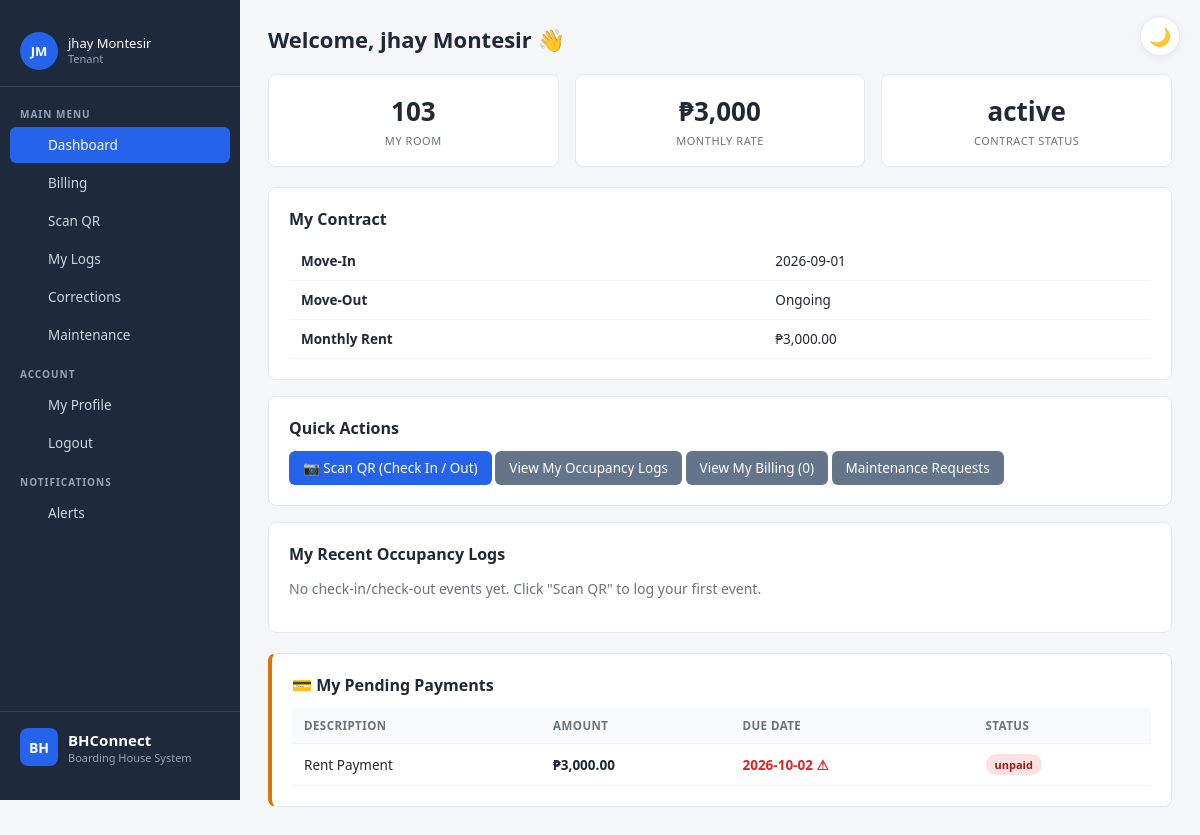
The page /tenant/dashboard.php (signed in) on the database its author committed.
### tables this page shows
CREATE TABLE `tenants` (
  `id` int(11) NOT NULL,
  `full_name` varchar(100) NOT NULL,
  `contact` varchar(30) DEFAULT NULL,
  `email` varchar(100) DEFAULT NULL,
  `emergency_contact` varchar(100) DEFAULT NULL,
  `room_id` int(11) DEFAULT NULL,
  `status` enum('active','archived') DEFAULT 'active',
  `created_at` timestamp NOT NULL DEFAULT current_timestamp()
);

CREATE TABLE `contracts` (
  `id` int(11) NOT NULL,
  `tenant_id` int(11) NOT NULL,
  `room_id` int(11) NOT NULL,
  `move_in` date NOT NULL,
  `move_out` date DEFAULT NULL,
  `rental_rate` decimal(10,2) DEFAULT NULL,
  `deposit` decimal(10,2) DEFAULT NULL,
  `billing_schedule` varchar(50) DEFAULT 'monthly',
  `status` enum('active','ended') DEFAULT 'active'
);

CREATE TABLE `rooms` (
  `id` int(11) NOT NULL,
  `room_number` varchar(20) NOT NULL,
  `room_type` varchar(50) DEFAULT NULL,
  `capacity` int(11) DEFAULT 1,
  `rental_rate` decimal(10,2) DEFAULT 0.00,
  `status` enum('vacant','occupied','reserved','maintenance') DEFAULT 'vacant'
);

CREATE TABLE `payments` (
  `id` int(11) NOT NULL,
  `tenant_id` int(11) NOT NULL,
  `allocation_id` int(11) DEFAULT NULL,
  `amount` decimal(10,2) NOT NULL,
  `payment_type` enum('rent','utility') NOT NULL,
  `payment_date` date NOT NULL,
  `due_date` date DEFAULT NULL,
  `period_label` varchar(50) DEFAULT NULL,
  `status` enum('paid','partial','unpaid') DEFAULT 'unpaid',
  `receipt_no` varchar(30) DEFAULT NULL,
  `notes` text DEFAULT NULL
);

### includes/auth.php (called while the page is built, shortened)
<?php
function currentUser() {
    return [
        'id'        => $_SESSION['user_id']  ?? null,
        'username'  => $_SESSION['username'] ?? null,
        'role'      => $_SESSION['role']     ?? null,
        'tenant_id' => $_SESSION['tenant_id']?? null,
    ];
}
?>

### tenant/dashboard.php (the view, shortened to what this page needs)
<?php
require_once '../includes/auth.php';
$u = currentUser();
$tenantId = (int)$u['tenant_id'];
require_once '../includes/notifications.php';
$pendingPayments = $conn->query("
    SELECT * FROM payments
    WHERE tenant_id = $tenantId
      AND status IN ('unpaid','partial')
    ORDER BY due_date IS NULL, due_date ASC
");
$stmt = $conn->prepare("
  SELECT t.*, r.room_number, r.room_type,
         c.move_in, c.move_out, c.rental_rate, c.status AS contract_status
  FROM tenants t
  LEFT JOIN rooms r ON r.id = t.room_id
  LEFT JOIN contracts c ON c.tenant_id = t.id AND c.status = 'active'
  WHERE t.id = ?
  LIMIT 1
");
$stmt->bind_param("i", $tenantId);
$stmt->execute();
$info = $stmt->get_result()->fetch_assoc();
$logStmt = $conn->prepare("
  SELECT * FROM occupancy_logs
  WHERE tenant_id = ?
  ORDER BY event_time DESC
  LIMIT 5
");
$logStmt->bind_param("i", $tenantId);
$logStmt->execute();
$logs = $logStmt->get_result();
$billStmt = $conn->prepare("
  SELECT COUNT(*) c FROM utility_allocations WHERE tenant_id = ?
");
$billStmt->bind_param("i", $tenantId);
$billStmt->execute();
$billCount = $billStmt->get_result()->fetch_assoc()['c'];
include '../includes/header.php';
?>
<h1>Welcome, <?= htmlspecialchars($info['full_name']) ?> 👋</h1>
<div class="grid-3">
  <div class="stat">
    <div class="num"><?= htmlspecialchars($info['room_number'] ?? 'N/A') ?></div>
    <div class="lbl">My Room</div>
  </div>
  <div class="stat">
    <div class="num">₱<?= number_format($info['rental_rate'] ?? 0, 0) ?></div>
    <div class="lbl">Monthly Rate</div>
  </div>
  <div class="stat">
    <div class="num"><?= htmlspecialchars($info['contract_status'] ?? 'None') ?></div>
    <div class="lbl">Contract Status</div>
  </div>
</div>
<div class="card" style="margin-top:20px;">
  <h2>My Contract</h2>
  <?php if ($info['contract_status'] === 'active'): ?>
    <table>
      <tr><td><strong>Move-In</strong></td><td><?= $info['move_in'] ?></td></tr>
      <tr><td><strong>Move-Out</strong></td><td><?= $info['move_out'] ?: 'Ongoing' ?></td></tr>
      <tr><td><strong>Monthly Rent</strong></td><td>₱<?= number_format($info['rental_rate'], 2) ?></td></tr>
    </table>
  <?php else: ?>
    <p style="color:#6b7280;">No active contract on file. Please coordinate with the landlord.</p>
  <?php endif; ?>
</div>
<div class="card">
  <h2>Quick Actions</h2>
  <a class="btn" href="scan.php">📷 Scan QR (Check In / Out)</a>
  <a class="btn btn-gray" href="logs.php">View My Occupancy Logs</a>
  <a class="btn btn-gray" href="billing.php">View My Billing (<?= $billCount ?>)</a>
  <a class="btn btn-gray" href="maintenance.php">Maintenance Requests</a>
</div>
<div class="card">
  <h2>My Recent Occupancy Logs</h2>
  <?php if ($logs->num_rows === 0): ?>
    <p style="color:#6b7280;">No check-in/check-out events yet. Click "Scan QR" to log your first event.</p>
  <?php endif; ?>
</div>
<?php if ($pendingPayments->num_rows > 0): ?>
<div class="card" style="margin-top:20px; border-left: 4px solid #d97706;">
  <h2>💳 My Pending Payments</h2>
  <table>
    <tr><th>Description</th><th>Amount</th><th>Due Date</th><th>Status</th></tr>
    <?php while ($p = $pendingPayments->fetch_assoc()): ?>
      <?php
        $isOverdue = $p['due_date'] && $p['due_date'] < date('Y-m-d');
      ?>
      <tr>
        <td><?= htmlspecialchars($p['period_label'] ?: ucfirst($p['payment_type']) . ' Payment') ?></td>
        <td><strong>₱<?= number_format($p['amount'], 2) ?></strong></td>
        <td>
          <?php if ($p['due_date']): ?>
            <span style="<?= $isOverdue ? 'color:#dc2626;font-weight:600;' : '' ?>">
              <?= $p['due_date'] ?><?= $isOverdue ? ' ⚠' : '' ?>
            </span>
          <?php else: ?>—<?php endif; ?>
        </td>
        <td>
          <span class="badge <?= $p['status'] === 'partial' ? 'badge-yellow' : 'badge-red' ?>">
            <?= $p['status'] ?>
          </span>
        </td>
      </tr>
    <?php endwhile; ?>
  </table>
</div>
<?php endif; ?>
<?php include '../includes/footer.php'; ?>

### includes/header.php (shortened to what this page needs)
<?php
$u = currentUser();
$role = $u['role'] ?? null;
$currentFile = basename($_SERVER['PHP_SELF']);
if (!function_exists('icon')) {
function icon($name) {
    $icons = [
        'dashboard'  => '<rect x="3" y="3" width="7" height="7"/><rect x="14" y="3" width="7" height="7"/><rect x="3" y="14" width="7" height="7"/><rect x="14" y="14" width="7" height="7"/>',
        'rooms'      => '<path d="M3 21h18M5 21V7l7-4 7 4v14M9 21v-6h6v6"/>',
        'tenants'    => '<path d="M17 21v-2a4 4 0 0 0-4-4H5a4 4 0 0 0-4 4v2"/><circle cx="9" cy="7" r="4"/><path d="M23 21v-2a4 4 0 0 0-3-3.87"/><path d="M16 3.13a4 4 0 0 1 0 7.75"/>',
        'contracts'  => '<path d="M14 2H6a2 2 0 0 0-2 2v16a2 2 0 0 0 2 2h12a2 2 0 0 0 2-2V8z"/><polyline points="14 2 14 8 20 8"/><line x1="16" y1="13" x2="8" y2="13"/><line x1="16" y1="17" x2="8" y2="17"/>',
        'utility'    => '<polygon points="13 2 3 14 12 14 11 22 21 10 12 10 13 2"/>',
        'payments'   => '<rect x="1" y="4" width="22" height="16" rx="2"/><line x1="1" y1="10" x2="23" y2="10"/>',
        'maintenance'=> '<path d="M14.7 6.3a1 1 0 0 0 0 1.4l1.6 1.6a1 1 0 0 0 1.4 0l3.77-3.77a6 6 0 0 1-7.94 7.94l-6.91 6.91a2.12 2.12 0 0 1-3-3l6.91-6.91a6 6 0 0 1 7.94-7.94l-3.76 3.76z"/>',
        'qr'         => '<rect x="3" y="3" width="7" height="7"/><rect x="14" y="3" width="7" height="7"/><rect x="3" y="14" width="7" height="7"/><line x1="14" y1="14" x2="14" y2="21"/><line x1="21" y1="14" x2="21" y2="21"/><line x1="14" y1="21" x2="21" y2="21"/>',
        'corrections'=> '<path d="M11 4H4a2 2 0 0 0-2 2v14a2 2 0 0 0 2 2h14a2 2 0 0 0 2-2v-7"/><path d="M18.5 2.5a2.121 2.121 0 0 1 3 3L12 15l-4 1 1-4 9.5-9.5z"/>',
        'billing'    => '<path d="M4 2v20l2-1 2 1 2-1 2 1 2-1 2 1 2-1 2 1V2l-2 1-2-1-2 1-2-1-2 1-2-1-2 1z"/><line x1="8" y1="8" x2="16" y2="8"/><line x1="8" y1="12" x2="16" y2="12"/>',
        'logs'       => '<line x1="8" y1="6" x2="21" y2="6"/><line x1="8" y1="12" x2="21" y2="12"/><line x1="8" y1="18" x2="21" y2="18"/><line x1="3" y1="6" x2="3.01" y2="6"/><line x1="3" y1="12" x2="3.01" y2="12"/><line x1="3" y1="18" x2="3.01" y2="18"/>',
        'logout'     => '<path d="M9 21H5a2 2 0 0 1-2-2V5a2 2 0 0 1 2-2h4"/><polyline points="16 17 21 12 16 7"/><line x1="21" y1="12" x2="9" y2="12"/>',
        'bell'       => '<path d="M18 8A6 6 0 0 0 6 8c0 7-3 9-3 9h18s-3-2-3-9"/><path d="M13.73 21a2 2 0 0 1-3.46 0"/>',
        'user'       => '<path d="M20 21v-2a4 4 0 0 0-4-4H8a4 4 0 0 0-4 4v2"/><circle cx="12" cy="7" r="4"/>',
    ];
    return '<svg viewBox="0 0 24 24" fill="none" stroke="currentColor" stroke-width="2" stroke-linecap="round" stroke-linejoin="round">' . ($icons[$name] ?? '') . '</svg>';
}
}
if (!function_exists('initials')) {
function initials($name) {
    $name = trim((string)$name);
    $parts = preg_split('/\s+/', $name);
    $first = isset($parts[0][0]) ? $parts[0][0] : '?';
    $last  = (count($parts) > 1 && isset($parts[count($parts)-1][0])) ? $parts[count($parts)-1][0] : '';
    return strtoupper($first . $last);
}
}
$displayName = $u['username'] ?? 'User';
if ($role === 'tenant' && !empty($u['tenant_id'])) {
    $tid = (int)$u['tenant_id'];
    $row = $conn->query("SELECT full_name FROM tenants WHERE id=$tid")->fetch_assoc();
    if ($row) $displayName = $row['full_name'];
}
$unread = 0;
if (!empty($u['id'])) {
    $chk = $conn->prepare("SELECT COUNT(*) c FROM notifications WHERE user_id = ? AND is_read = 0");
    $chk->bind_param("i", $u['id']);
    $chk->execute();
    $unread = (int)$chk->get_result()->fetch_assoc()['c'];
}
$sidebarAvatar = null;
$sidebarHasAvatar = false;
if (!empty($u['id'])) {
    $avRes = $conn->query("SELECT avatar FROM users WHERE id=" . (int)$u['id']);
    if ($avRes) {
        $avRow = $avRes->fetch_assoc();
        $sidebarAvatar = $avRow['avatar'] ?? null;
    }
}
?>
<!DOCTYPE html>
<html lang="en">
<head>
<link rel="stylesheet" href="<?= BASE ?>/assets/css/style.css">
</head>
<body>
<?php if ($role): ?>
<button class="theme-toggle" onclick="toggleTheme()" title="Toggle dark mode">
  <span id="theme-icon">🌙</span>
</button>
<aside class="sidebar">
  <a href="<?= BASE ?>/profile.php" class="user-card" style="text-decoration:none;">
    <div class="avatar">
      <?php if ($sidebarHasAvatar): ?>
        <img src="<?= BASE ?>/uploads/avatars/<?= htmlspecialchars($sidebarAvatar) ?>?v=<?= time() ?>"
             alt="Avatar" style="width:100%; height:100%; object-fit:cover; border-radius:50%;">
      <?php else: ?>
        <?= initials($displayName) ?>
      <?php endif; ?>
    </div>
    <div class="user-info">
      <div class="user-name"><?= htmlspecialchars($displayName) ?></div>
      <div class="user-role"><?= htmlspecialchars($role) ?></div>
    </div>
  </a>
  <div class="menu-label">MAIN MENU</div>
  <nav class="menu">
    <?php if ($role === 'landlord'): ?>
      <a href="<?= BASE ?>/landlord/dashboard.php" class="<?= $currentFile === 'dashboard.php' ? 'active' : '' ?>">
        <?= icon('dashboard') ?><span>Dashboard</span>
      </a>
      <a href="<?= BASE ?>/landlord/rooms.php" class="<?= $currentFile === 'rooms.php' ? 'active' : '' ?>">
        <?= icon('rooms') ?><span>Rooms</span>
      </a>
      <a href="<?= BASE ?>/landlord/tenants.php" class="<?= $currentFile === 'tenants.php' ? 'active' : '' ?>">
        <?= icon('tenants') ?><span>Tenants</span>
      </a>
      <a href="<?= BASE ?>/landlord/contracts.php" class="<?= $currentFile === 'contracts.php' ? 'active' : '' ?>">
        <?= icon('contracts') ?><span>Contracts</span>
      </a>
      <a href="<?= BASE ?>/landlord/utility.php" class="<?= $currentFile === 'utility.php' ? 'active' : '' ?>">
        <?= icon('utility') ?><span>Utility</span>
      </a>
      <a href="<?= BASE ?>/landlord/payments.php" class="<?= $currentFile === 'payments.php' ? 'active' : '' ?>">
        <?= icon('payments') ?><span>Payments</span>
      </a>
      <a href="<?= BASE ?>/landlord/maintenance.php" class="<?= $currentFile === 'maintenance.php' ? 'active' : '' ?>">
        <?= icon('maintenance') ?><span>Maintenance</span>
      </a>
      <a href="<?= BASE ?>/landlord/qr_display.php" class="<?= $currentFile === 'qr_display.php' ? 'active' : '' ?>">
        <?= icon('qr') ?><span>QR Code</span>
      </a>
      <a href="<?= BASE ?>/landlord/corrections.php" class="<?= $currentFile === 'corrections.php' ? 'active' : '' ?>">
        <?= icon('corrections') ?><span>Corrections</span>
      </a>
    <?php else: ?>
      <a href="<?= BASE ?>/tenant/dashboard.php" class="<?= $currentFile === 'dashboard.php' ? 'active' : '' ?>">
        <?= icon('dashboard') ?><span>Dashboard</span>
      </a>
      <a href="<?= BASE ?>/tenant/billing.php" class="<?= $currentFile === 'billing.php' ? 'active' : '' ?>">
        <?= icon('billing') ?><span>Billing</span>
      </a>
      <a href="<?= BASE ?>/tenant/scan.php" class="<?= $currentFile === 'scan.php' ? 'active' : '' ?>">
        <?= icon('qr') ?><span>Scan QR</span>
      </a>
      <a href="<?= BASE ?>/tenant/logs.php" class="<?= $currentFile === 'logs.php' ? 'active' : '' ?>">
        <?= icon('logs') ?><span>My Logs</span>
      </a>
      <a href="<?= BASE ?>/tenant/corrections.php" class="<?= $currentFile === 'corrections.php' ? 'active' : '' ?>">
        <?= icon('corrections') ?><span>Corrections</span>
      </a>
      <a href="<?= BASE ?>/tenant/maintenance.php" class="<?= $currentFile === 'maintenance.php' ? 'active' : '' ?>">
        <?= icon('maintenance') ?><span>Maintenance</span>
      </a>
    <?php endif; ?>
  </nav>
  <div class="menu-label">ACCOUNT</div>
  <nav class="menu">
    <a href="<?= BASE ?>/profile.php" class="<?= $currentFile === 'profile.php' ? 'active' : '' ?>">
      <?= icon('user') ?><span>My Profile</span>
    </a>
    <a href="<?= BASE ?>/logout.php">
      <?= icon('logout') ?><span>Logout</span>
    </a>
  </nav>
  <div class="menu-label">NOTIFICATIONS</div>
  <nav class="menu">
    <a href="<?= BASE ?>/notifications.php" class="<?= $currentFile === 'notifications.php' ? 'active' : '' ?>">
      <?= icon('bell') ?><span>Alerts<?= $unread > 0 ? ' <span style="background:#dc2626;color:#fff;border-radius:10px;padding:1px 7px;font-size:11px;margin-left:4px;">' . $unread . '</span>' : '' ?></span>
    </a>
  </nav>
  <div class="brand">
    <div class="brand-icon">BH</div>
    <div class="brand-text">
      <div class="brand-name">BHConnect</div>
      <div class="brand-sub">Boarding House System</div>
    </div>
  </div>
</aside>
<?php endif; ?>
<main class="content">

### rows shown on the page
tenants: full_name "JM", full_name "jhay Montesir"
contracts: tenant.full_name "jhay Montesir", room.room_number "103", rental_rate "3,000", status "active", move_in "2026-09-01", move_out "Ongoing", rental_rate "3,000.00"
payments: period_label+payment_type "Rent Payment", amount "3,000.00", due_date "2026-10-02", status "unpaid"

### other values the page prints
$role "Tenant"
$billCount "0"
